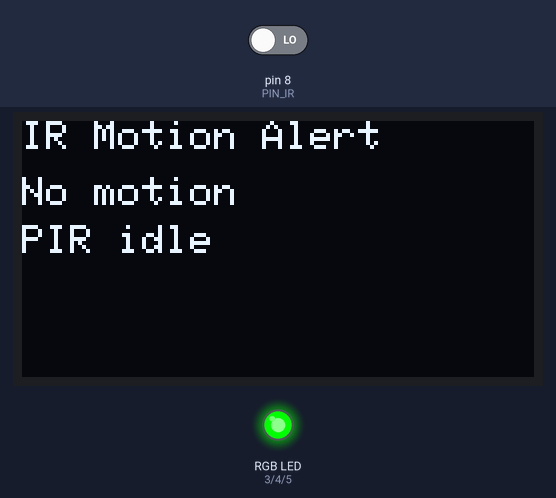
The sketch below on a simulated Arduino Uno, built with avr-gcc and run on an emulated ATmega328P. On the bench: 128×64 one-colour display, an RGB LED mixed from three pins (HIGH = lit). Dashed ring = blinking. The inputs (shaded band) are chosen by the test bench; at power-on: pin 8 (PIN_IR) LOW. What the sketch prints to the serial monitor is not drawn.

Above: at 2.0 s.
2.1 s: pin 8 (PIN_IR) driven HIGH
At 2.62 s:
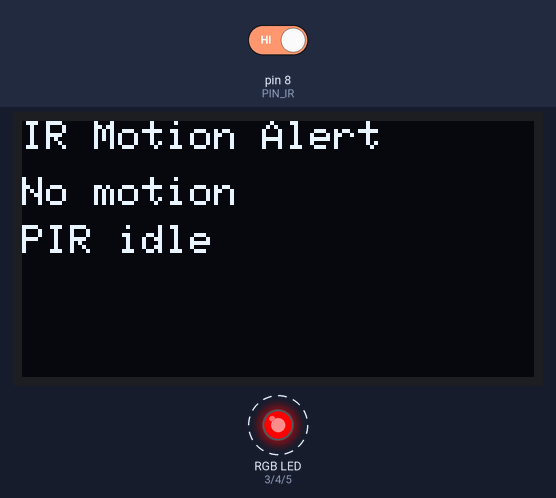
At 3.32 s:
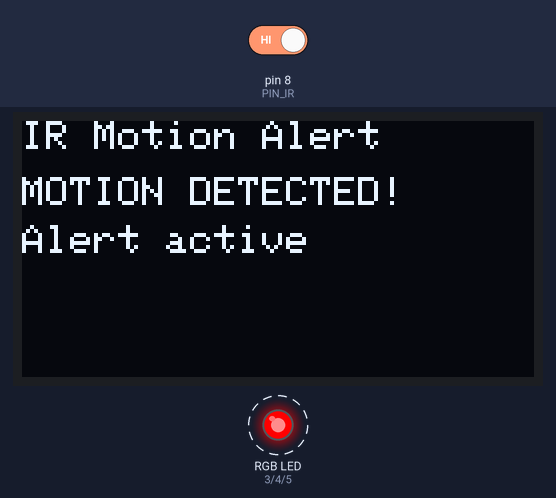
Timing chart, 0 to 10.5 s (numbered marks = the images above; inputs shaded):
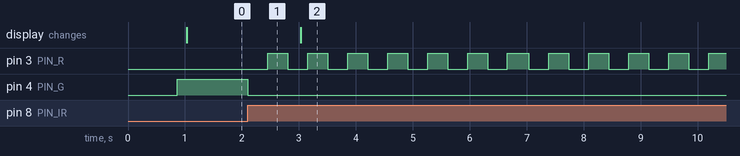

Measured:
- after the input at 2.1 s, pin 3 (PIN_R): alternates HIGH for 0.35 s and LOW for 0.35 s, starting after 0.35 s; pin 4 (PIN_G): HIGH → LOW at once

The sketch:

15_IRMotionAlertwithOLED_RGB.ino
```cpp
/*
  IR Motion Alert with OLED + RGB LED
  -----------------------------------
  Inputs : IR sensor on D8 (PIR active-HIGH by default)
  Outputs: RGB LED on D3/D4/D5, SSD1306 OLED (I2C)

  Behavior:
    - On motion: blink RED, OLED "MOTION DETECTED", latch for ALERT_HOLD_MS
    - No motion: GREEN, OLED "No motion"
    - Works with both PIR (HIGH on motion) and IR obstacle (LOW on detect)

  Wiring:
    IR VCC->5V, GND->GND, OUT->D8
    RGB LED (common cathode) or traffic-light:
      D3->RED, D4->GREEN, D5->BLUE or YELLOW  (use series resistors if bare LEDs)
    OLED I2C: SDA->A4, SCL->A5, VCC->5V, GND->GND (addr 0x3C)

  Tuning:
    - Set IR_ACTIVE_HIGH=true for PIR; false for IR obstacle sensor
    - ALERT_HOLD_MS keeps the alert visible after last motion
    - BLINK_MS sets RED blink rate
*/

#include <Wire.h>
#include <Adafruit_GFX.h>
#include <Adafruit_SSD1306.h>

// -------- Pins --------
const int PIN_IR  = 8;   // IR sensor output
const int PIN_R   = 3;   // RED LED
const int PIN_G   = 4;   // GREEN LED
const int PIN_B   = 5;   // BLUE (or YELLOW module pin)

// -------- OLED --------
#define SCREEN_WIDTH 128
#define SCREEN_HEIGHT 64
Adafruit_SSD1306 display(SCREEN_WIDTH, SCREEN_HEIGHT, &Wire, -1);

// -------- Behavior tuning --------
const bool IR_ACTIVE_HIGH = true;      // true=PIR (HIGH on motion), false=IR obstacle (LOW on detect)
const unsigned long ALERT_HOLD_MS = 5000; // hold alert for 5 s after last motion
const unsigned long READ_PERIOD_MS = 1000;
const unsigned long BLINK_MS = 350;    // RED blink period

// -------- LED helpers (common-cathode) --------
// If you use a common-ANODE module, swap HIGH <-> LOW here.
void ledOff()    { digitalWrite(PIN_R, LOW);  digitalWrite(PIN_G, LOW);  digitalWrite(PIN_B, LOW); }
void ledRed()    { digitalWrite(PIN_R, HIGH); digitalWrite(PIN_G, LOW);  digitalWrite(PIN_B, LOW); }
void ledGreen()  { digitalWrite(PIN_R, LOW);  digitalWrite(PIN_G, HIGH); digitalWrite(PIN_B, LOW); }
void ledBlue()   { digitalWrite(PIN_R, LOW);  digitalWrite(PIN_G, LOW);  digitalWrite(PIN_B, HIGH); }
void ledYellow() { digitalWrite(PIN_R, HIGH); digitalWrite(PIN_G, HIGH); digitalWrite(PIN_B, LOW); }

bool motionNow() {
  int v = digitalRead(PIN_IR);
  return IR_ACTIVE_HIGH ? (v == HIGH) : (v == LOW);
}

void showOLED(const char* line1, const char* line2) {
  display.clearDisplay();
  display.setTextColor(SSD1306_WHITE);
  display.setTextSize(1);
  display.setCursor(0,0);
  display.println("IR Motion Alert");
  display.setCursor(0,14);
  display.println(line1);
  if (line2 && line2[0]) {
    display.setCursor(0,26);
    display.println(line2);
  }
  display.display();
}

void setup() {
  pinMode(PIN_IR, INPUT);
  pinMode(PIN_R, OUTPUT);
  pinMode(PIN_G, OUTPUT);
  pinMode(PIN_B, OUTPUT);
  ledOff();

  Serial.begin(9600);

  if (!display.begin(SSD1306_SWITCHCAPVCC, 0x3C)) {
    Serial.println("SSD1306 init failed (0x3C)");
  }
  showOLED("Waiting for sensor", IR_ACTIVE_HIGH ? "Mode: PIR (HIGH)" : "Mode: IR obstacle (LOW)");
  delay(800);
}

void loop() {
  static unsigned long alertUntil = 0;      // time until which alert stays active
  static unsigned long lastPrint  = 0;
  static unsigned long lastBlink  = 0;
  static bool blinkOn = true;

  // Update alert latch
  if (motionNow()) {
    alertUntil = millis() + ALERT_HOLD_MS;  // extend alert window
  }

  bool alertActive = (millis() < alertUntil);

  // LED behavior
  if (alertActive) {
    // blink RED
    if (millis() - lastBlink > BLINK_MS) {
      lastBlink = millis();
      blinkOn = !blinkOn;
    }
    if (blinkOn) ledRed(); else ledOff();
  } else {
    ledGreen(); // idle state
  }

  // OLED + Serial each second
  if (millis() - lastPrint > READ_PERIOD_MS) {
    lastPrint = millis();

    if (alertActive) {
      showOLED("MOTION DETECTED!", "Alert active");
      Serial.println("Status: MOTION DETECTED (alert holding)");
    } else {
      showOLED("No motion", IR_ACTIVE_HIGH ? "PIR idle" : "Obstacle idle");
      Serial.println("Status: No motion");
    }
  }
}
```
